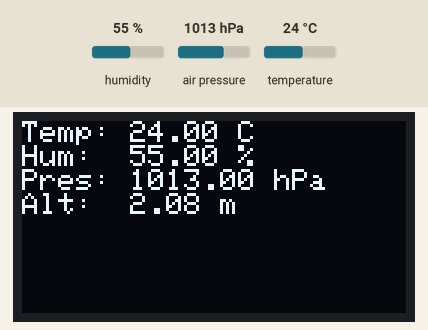
The sketch below on a simulated ESP32. Parts: 128×64 one-colour display. The inputs (shaded band) are chosen by the test bench; at power-on: humidity 55 %, air pressure 1013 hPa, temperature 24 °C. What the sketch prints to the serial monitor is not drawn.

Above: at 1.2 s.
1.3 s: humidity set to 22 %
At 2.9 s:
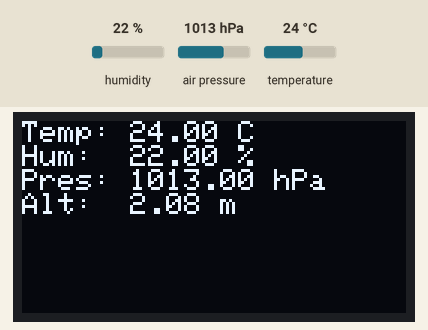
3.7 s: air pressure set to 952 hPa
At 4.9 s:
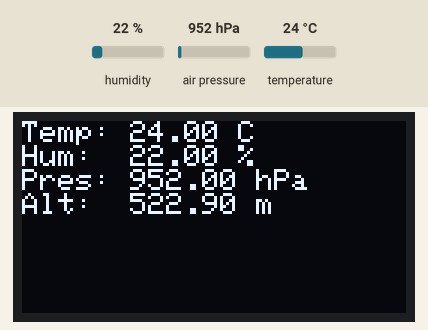
5.8 s: temperature set to 12 °C
At 7.0 s:
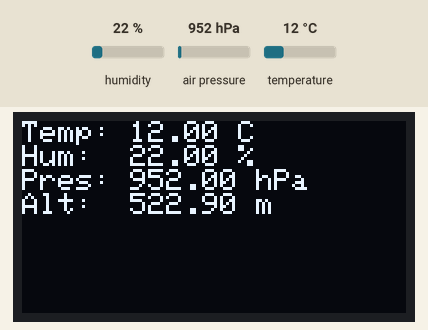
7.9 s: humidity set to 40 %
At 9.0 s:
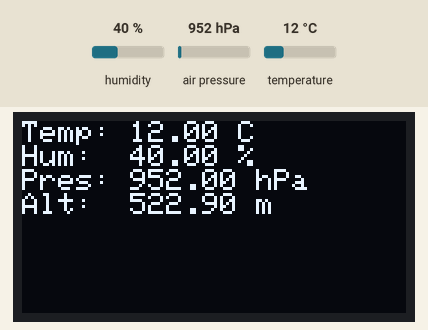
10.0 s: air pressure set to 975 hPa
At 11.0 s:
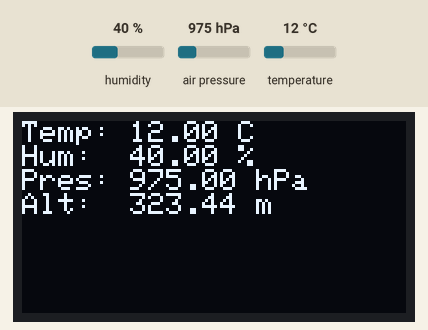
Timing chart, 0 to 13.0 s (numbered marks = the images above; inputs shaded):
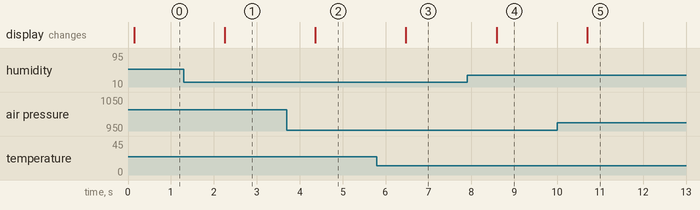

Measured:
- after the input at 1.3 s, the display: changes after 0.95 s (image 1)
- after the input at 3.7 s, the display: changes after 0.66 s (image 2)
- after the input at 5.8 s, the display: changes after 0.67 s (image 3)
- after the input at 7.9 s, the display: changes after 0.69 s (image 4)
- after the input at 10.0 s, the display: changes after 0.70 s (image 5)

The sketch:

weather_station.ino
```cpp
/*
 * ESP32 Weather Station
 * Датчики: AHT20 (температура/влажность) + BMP280 (давление)
 * Дисплей: OLED 128x64 (SSD1306)
 */

#include <Wire.h>
#include <Adafruit_AHTX0.h>
#include <Adafruit_BMP280.h>
#include <Adafruit_GFX.h>
#include <Adafruit_SSD1306.h>

// Настройки OLED-дисплея
#define SCREEN_WIDTH 128
#define SCREEN_HEIGHT 64
Adafruit_SSD1306 display(SCREEN_WIDTH, SCREEN_HEIGHT, &Wire, -1);

// Объекты датчиков
Adafruit_AHTX0 aht;
Adafruit_BMP280 bmp;

void setup() {
  Serial.begin(115200);

  // Инициализация OLED
  if(!display.begin(SSD1306_SWITCHCAPVCC, 0x3C)) {
    Serial.println(F("OLED not found"));
    for(;;);
  }

  // Инициализация датчиков
  if (!aht.begin()) {
    Serial.println("AHT20 not found!");
  }

  if (!bmp.begin(0x77)) {
    Serial.println("BMP280 not found!");
  }

  // Настройка BMP280
  bmp.setSampling(Adafruit_BMP280::MODE_NORMAL,
                  Adafruit_BMP280::SAMPLING_X2,
                  Adafruit_BMP280::SAMPLING_X16,
                  Adafruit_BMP280::FILTER_X16,
                  Adafruit_BMP280::STANDBY_MS_500);

  // Настройка дисплея
  display.clearDisplay();
  display.setTextColor(SSD1306_WHITE);
  display.setTextSize(1);
}

void loop() {
  // Чтение данных с AHT20
  sensors_event_t humidity, temp;
  aht.getEvent(&humidity, &temp);

  // Чтение данных с BMP280
  float pressure = bmp.readPressure() / 100.0F; // Па -> гПа
  float altitude = bmp.readAltitude(1013.25);   // Расчет высоты

  // Вывод на OLED
  display.clearDisplay();
  display.setCursor(0, 0);

  display.print("Temp: "); display.print(temp.temperature); display.println(" C");
  display.print("Hum:  "); display.print(humidity.relative_humidity); display.println(" %");
  display.print("Pres: "); display.print(pressure); display.println(" hPa");
  display.print("Alt:  "); display.print(altitude); display.println(" m");

  display.display();

  // Вывод в Serial
  Serial.print("Temperature: "); Serial.print(temp.temperature); Serial.println(" C");
  Serial.print("Humidity: "); Serial.print(humidity.relative_humidity); Serial.println(" %");
  Serial.print("Pressure: "); Serial.print(pressure); Serial.println(" hPa");
  Serial.print("Altitude: "); Serial.print(altitude); Serial.println(" m");
  Serial.println("-----------------------");

  delay(2000);
}
```
